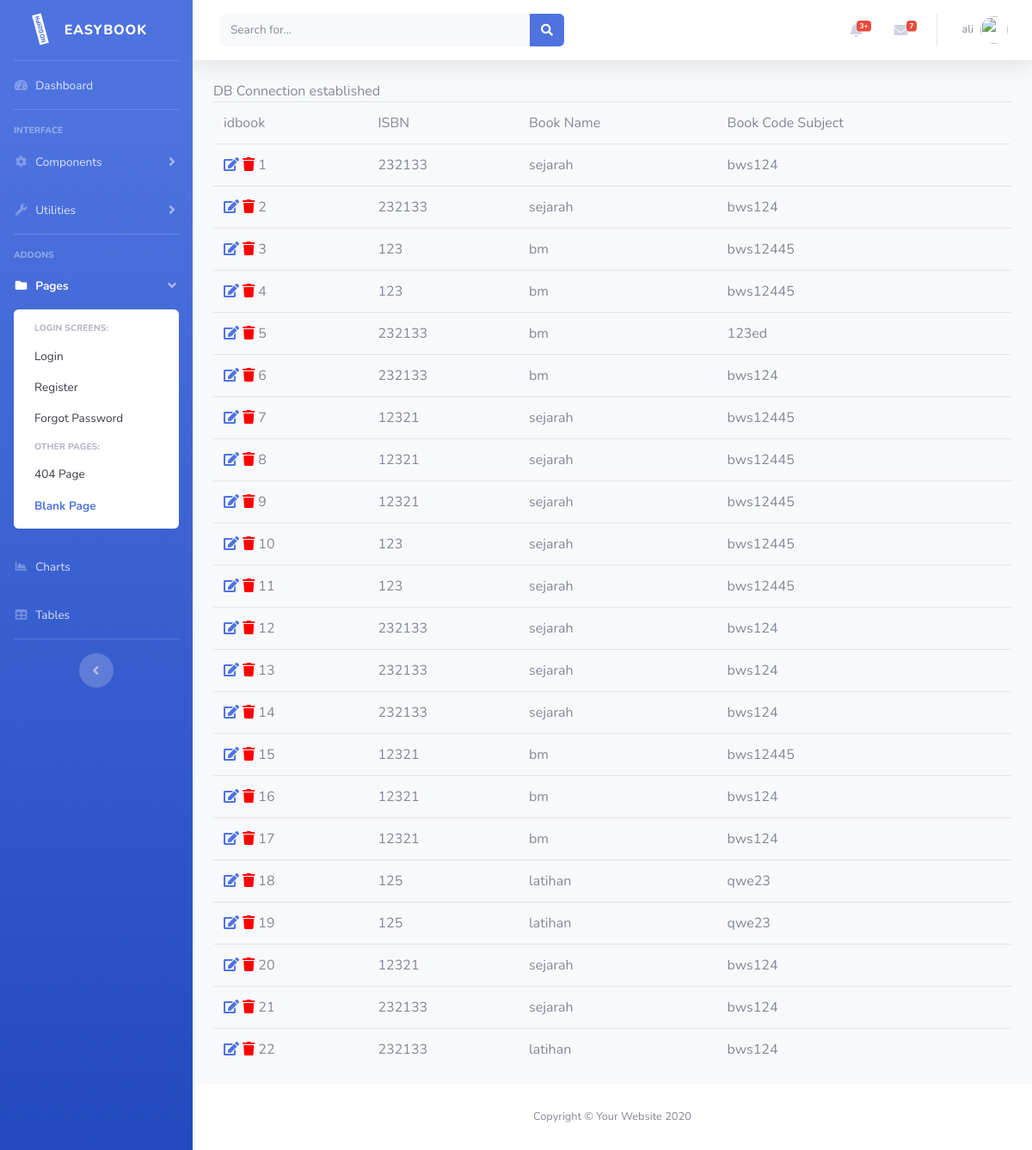
The app's page /searchactivity.php (signed in) with its own data.
### tables this page shows
CREATE TABLE IF NOT EXISTS `orderbook` (
  `idbook` int(11) NOT NULL AUTO_INCREMENT,
  `status` varchar(50) NOT NULL DEFAULT '0',
  `ownerid` int(11) NOT NULL DEFAULT '0',
  `isbn` varchar(50) DEFAULT NULL,
  `bookname` varchar(50) DEFAULT NULL,
  `bookcodesubject` varchar(50) DEFAULT NULL,
  `bookcover` varchar(225) DEFAULT NULL,
  PRIMARY KEY (`idbook`)
);

### searchactivity.php (the view, shortened to what this page needs)
<?php
include "header.template.php";
if (isset($_GET['katakunci'])){
	$key=$_GET['katakunci'];
}else{
	$key="";
}
$sql="SELECT idbook,isbn,bookname,bookcodesubject
	FROM orderbook
	WHERE bookname
	 LIKE '%$key%' ";
include "dbconnect.php";
$rs=mysqli_query($conn, $sql);
if(mysqli_num_rows($rs)==0){
	echo "No record found";
}else{
?>
<table class="table">
	<tr>
		<td>idbook</td>
		<td>ISBN</td>
		<td>Book Name</td>
		<td>Book Code Subject</td>
	</tr>
	<?php
		while($rec=mysqli_fetch_array($rs)){
			echo "<tr><td>";
			$id=$rec['idbook'];
			if(isset($_SESSION['accesslevel']) &&
				$_SESSION['accesslevel']=='admin'){
				echo "<a href='editactivity.php?id=$id'>
				<i class='fa fa-edit'></i></a> ".
				"<a href='#'
				onclick='confirmdelete($id)'>
				<i class='fa fa-trash danger'  style='color:red'></i></a> ";
			}
			echo $rec['idbook'];
			echo "</td>";
			echo "<td>".$rec['isbn']."</td>";
			echo "<td>".$rec['bookname']."</td>";
			echo "<td>".$rec['bookcodesubject']."</td>";
			echo "</tr>";
		}
	?>
</table>
<?php
}
include "footer.template.php";
?>

### records on screen
orderbook: idbook "1", isbn "232133", bookname "sejarah", bookcodesubject "bws124"
orderbook: idbook "2", isbn "232133", bookname "sejarah", bookcodesubject "bws124"
orderbook: idbook "3", isbn "123", bookname "bm", bookcodesubject "bws12445"
orderbook: idbook "4", isbn "123", bookname "bm", bookcodesubject "bws12445"
orderbook: idbook "5", isbn "232133", bookname "bm", bookcodesubject "123ed"
orderbook: idbook "6", isbn "232133", bookname "bm", bookcodesubject "bws124"
orderbook: idbook "7", isbn "12321", bookname "sejarah", bookcodesubject "bws12445"
orderbook: idbook "8", isbn "12321", bookname "sejarah", bookcodesubject "bws12445"
orderbook: idbook "9", isbn "12321", bookname "sejarah", bookcodesubject "bws12445"
orderbook: idbook "10", isbn "123", bookname "sejarah", bookcodesubject "bws12445"
orderbook: idbook "11", isbn "123", bookname "sejarah", bookcodesubject "bws12445"
orderbook: idbook "12", isbn "232133", bookname "sejarah", bookcodesubject "bws124"
orderbook: idbook "13", isbn "232133", bookname "sejarah", bookcodesubject "bws124"
orderbook: idbook "14", isbn "232133", bookname "sejarah", bookcodesubject "bws124"
orderbook: idbook "15", isbn "12321", bookname "bm", bookcodesubject "bws12445"
orderbook: idbook "16", isbn "12321", bookname "bm", bookcodesubject "bws124"
orderbook: idbook "17", isbn "12321", bookname "bm", bookcodesubject "bws124"
orderbook: idbook "18", isbn "125", bookname "latihan", bookcodesubject "qwe23"
orderbook: idbook "19", isbn "125", bookname "latihan", bookcodesubject "qwe23"
orderbook: idbook "20", isbn "12321", bookname "sejarah", bookcodesubject "bws124"
orderbook: idbook "21", isbn "232133", bookname "sejarah", bookcodesubject "bws124"
orderbook: idbook "22", isbn "232133", bookname "latihan", bookcodesubject "bws124"

### other values on screen
$_SESSION['username'] "ali"
